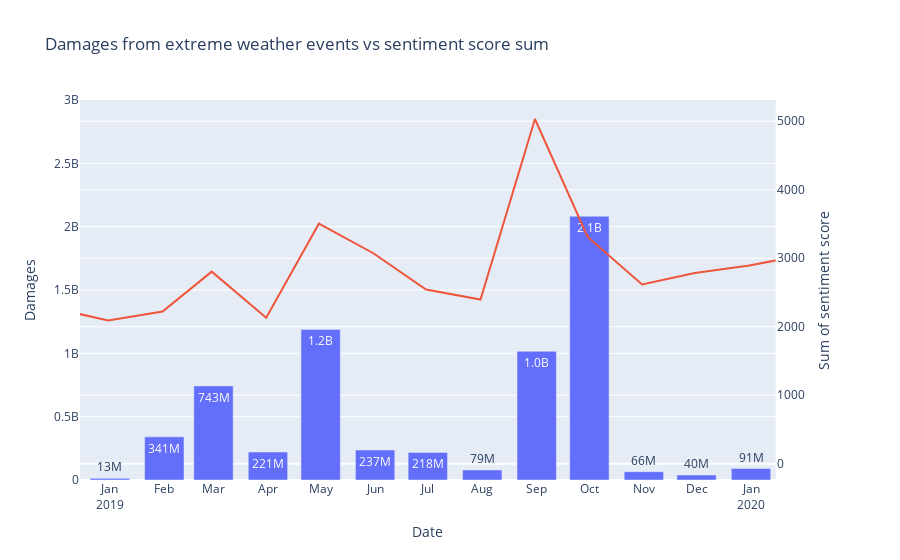

Notebook code for this chart:
### Code cell
# Create figure with secondary y-axis
fig = make_subplots(specs=[[{"secondary_y": True}]])
#fig = make_subplots()

# Add traces
fig.add_trace(
    go.Bar(x=damages_sum.date, y=damages_sum.DAMAGE_PROPERTY, text=damages_sum.DAMAGE_PROPERTY.apply(M_K)),
    secondary_y=False,
)

fig.add_trace(
    go.Scatter(x=scores_sum.date, y=scores_sum.sentiment_score),
    secondary_y=True,
)

# Add figure title
fig.update_layout(
    title_text="Damages from extreme weather events vs sentiment score sum",
    showlegend=False
)

# Set x-axis title
fig.update_xaxes(
    title_text="Date",
    range=["2018-12-15","2020-01-15"],
    #ticklabelmode="period",
    tickformat="%b\n%Y",
    dtick="M1",
)

# Set y-axes titles
fig.update_yaxes(title_text="Damages", range=[0, 3e9], secondary_y=False)
fig.update_yaxes(title_text="Sum of sentiment score", secondary_y=True)

# remove labels

fig.show()
fig.write_html('plots/events_damages_sentiment.html', include_plotlyjs='cdn')
